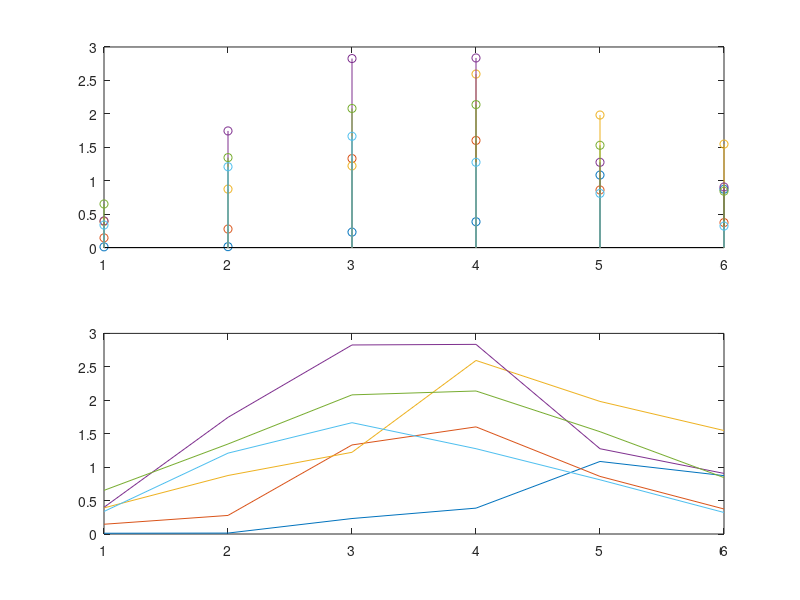

MATLAB code to generate this figure:
%convolution of 2d data
clc;
clear all;
close all;

a=rand(3);
disp('a');disp(a);
b=rand(4);
disp('b');disp(b);

c=conv2(a,b);
disp('c');disp(c)

subplot(2,1,1);
stem(c);

subplot(2,1,2);
plot(c);
